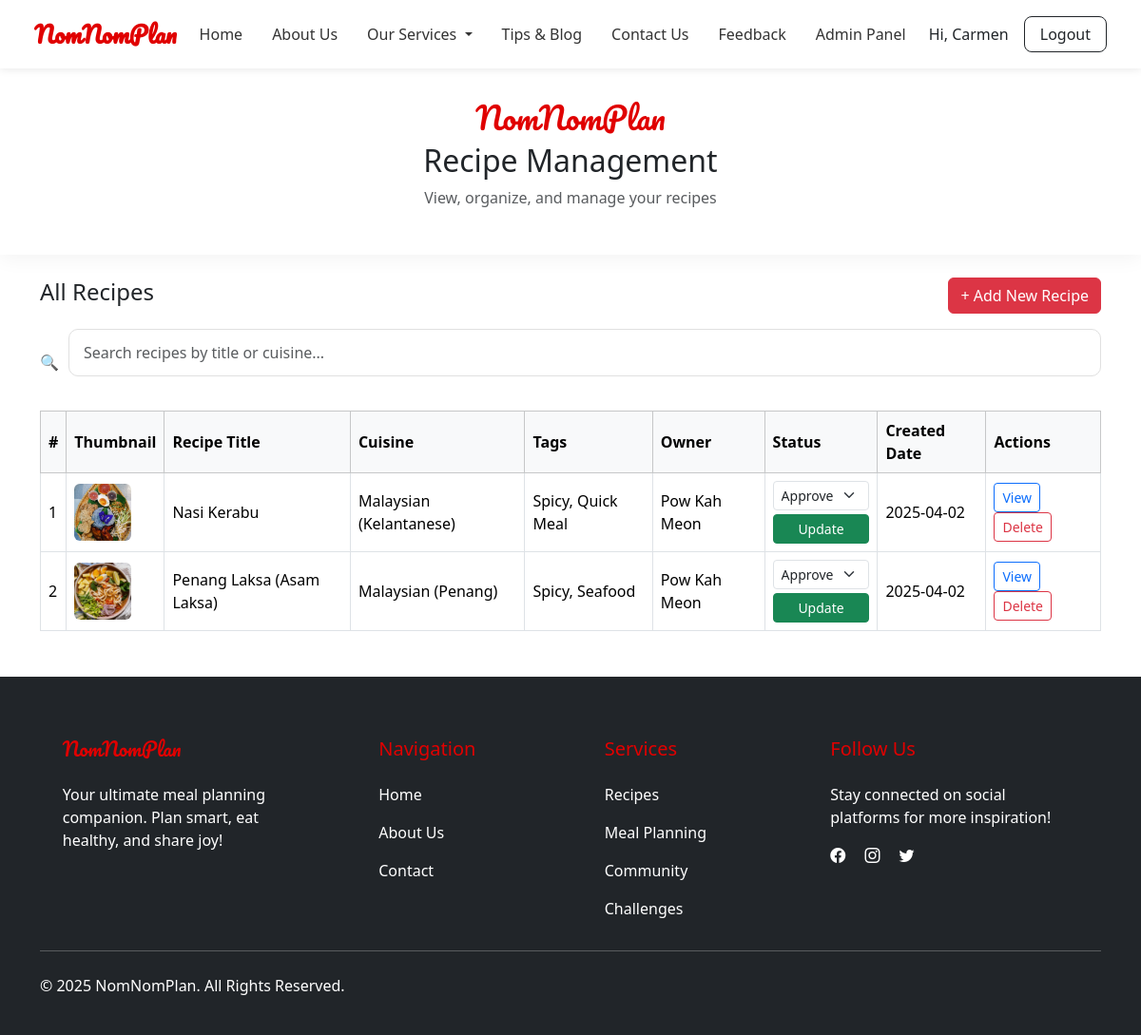
Before: /recipe-modules/recipe-management.php (signed in) with the older database file.
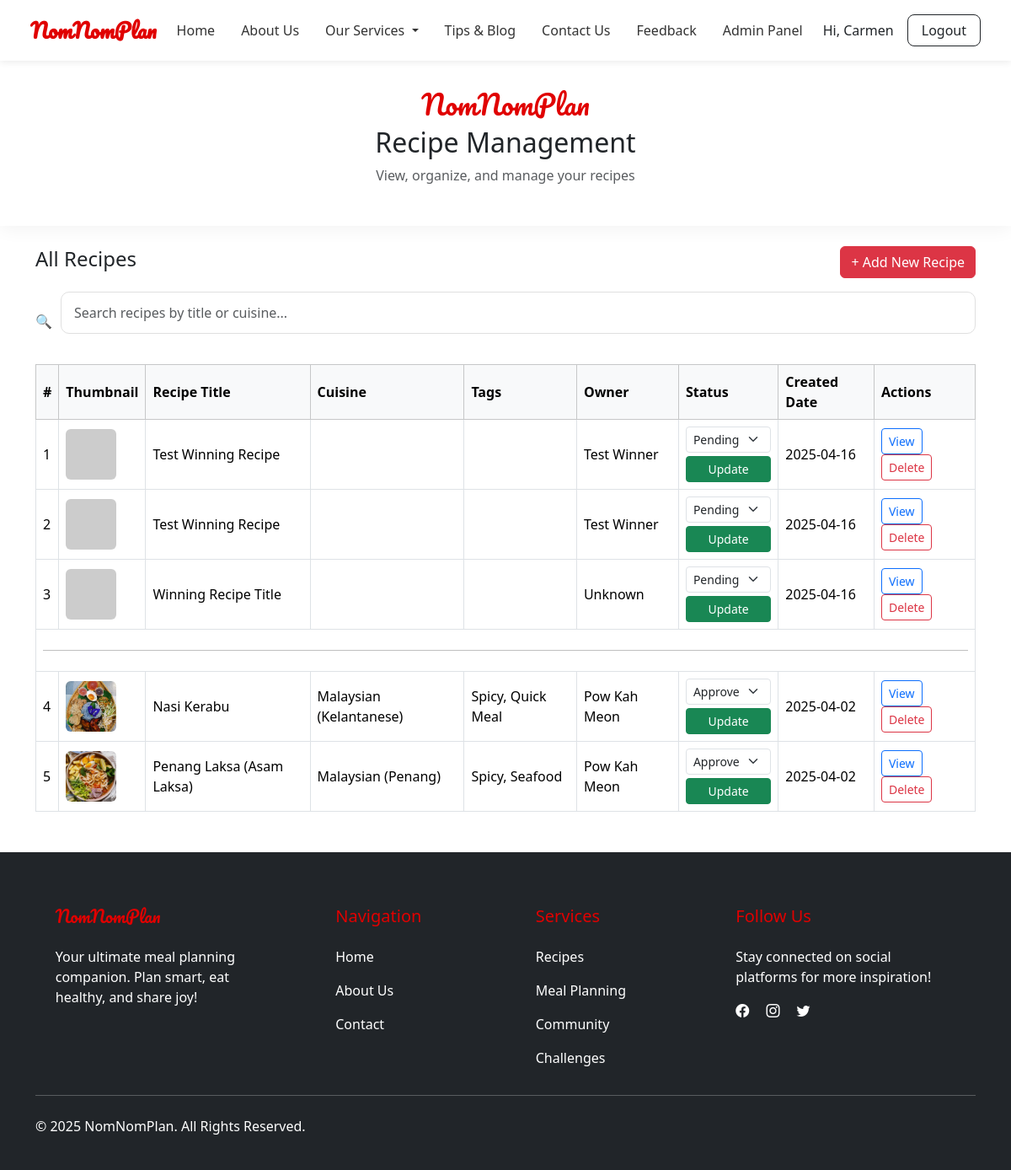
After: the same page with the newer database file.
### tables this page shows
CREATE TABLE `recipes` (
  `id` int(11) NOT NULL,
  `title` varchar(255) NOT NULL,
  `description` text DEFAULT NULL,
  `ingredients` longtext DEFAULT NULL,
  `steps` longtext DEFAULT NULL,
  `cuisine` varchar(100) DEFAULT NULL,
  `prep_time` int(11) DEFAULT NULL,
  `cook_time` int(11) DEFAULT NULL,
  `total_time` int(11) DEFAULT NULL,
  `difficulty` enum('easy','medium','hard') DEFAULT NULL,
  `nutrition` longtext DEFAULT NULL,
  `status` enum('draft','pending','approved','rejected') DEFAULT 'pending',
  `is_public` tinyint(1) DEFAULT 1,
  `view_count` int(11) DEFAULT 0,
  `created_by` int(11) DEFAULT NULL,
  `created_at` timestamp NOT NULL DEFAULT current_timestamp(),
  `updated_at` timestamp NOT NULL DEFAULT current_timestamp() ON UPDATE current_timestamp(),
  `admin_note` text DEFAULT NULL,
  `image_url` varchar(255) DEFAULT NULL,
  `instructions` text DEFAULT NULL
);

CREATE TABLE `recipe_images` (
  `id` int(11) NOT NULL,
  `recipe_id` int(11) DEFAULT NULL,
  `image_url` text DEFAULT NULL
);

### recipe-modules/recipe-management.php (the view, shortened to what this page needs)
<?php
$loggedIn = isset($_SESSION['user_id']);
?>
<!DOCTYPE html>
<html lang="en">
<head>
  <link href="https://cdn.jsdelivr.net/npm/bootstrap@5.3.2/dist/css/bootstrap.min.css" rel="stylesheet">
</head>
<body>
<?php include '../navbar.php'; ?>
<div class="page-header mb-4">
  <h1 class="logo">NomNomPlan</h1>
  <h2 class="mt-2">Recipe Management</h2>
  <p class="text-muted">View, organize, and manage your recipes</p>
</div>
<?php if (!$loggedIn): ?>
  <script>
    alert("⚠️ You must log in to access the recipe management page.");
    window.location.href = "../login.php";
  </script>
<?php else: ?>
<?php
require_once '../includes/db.php';
$user_id = $_SESSION['user_id'];
$role = $_SESSION['user_role'] ?? 'user';
if ($role === 'admin') {
    $query = $conn->prepare("SELECT recipes.*, IFNULL(users.name, 'Unknown') AS username FROM recipes LEFT JOIN users ON recipes.created_by = users.id");
} else {
    $query = $conn->prepare("SELECT recipes.*, users.name AS username FROM recipes LEFT JOIN users ON recipes.created_by = users.id WHERE created_by = ?");
    $query->bind_param("i", $user_id);
}
$query->execute();
$result = $query->get_result();
$pendingRejectedRecipes = [];
$approvedRecipes = [];
while ($row = $result->fetch_assoc()) {
    if (in_array($row['status'], ['pending', 'rejected'])) {
        $pendingRejectedRecipes[] = $row;
    } else {
        $approvedRecipes[] = $row;
    }
}
?>
<div class="container mb-5">
  <div class="d-flex justify-content-between align-items-center mb-3">
    <h4><?= ($role === 'admin') ? 'All Recipes' : 'Your Recipes' ?></h4>
    <a href="add-recipe.php" class="btn btn-danger">+ Add New Recipe</a>
  </div>
  <div class="search-wrapper">
    <span>🔍</span>
    <input type="text" id="searchInput" class="form-control" placeholder="Search recipes by title or cuisine...">
  </div>
  <table class="table table-bordered bg-white" id="recipeTable">
    <thead class="table-light">
      <tr>
        <th>#</th>
        <th>Thumbnail</th>
        <th>Recipe Title</th>
        <th>Cuisine</th>
        <th>Tags</th>
        <?php if ($role === 'admin'): ?><th>Owner</th><?php endif; ?>
        <th>Status</th>
        <th>Created Date</th>
        <th>Actions</th>
      </tr>
    </thead>
    <tbody>
      <?php
      $i = 1;
      function renderRecipeRow($row, $i, $conn, $role) {
          $tagQuery = $conn->prepare("SELECT tags.name FROM tags JOIN recipe_tags ON tags.id = recipe_tags.tag_id WHERE recipe_tags.recipe_id = ?");
          $tagQuery->bind_param("i", $row['id']);
          $tagQuery->execute();
          $tagResult = $tagQuery->get_result();
          $tags = [];
          while ($tagRow = $tagResult->fetch_assoc()) {
              $tags[] = $tagRow['name'];
          }
          $tagList = implode(', ', $tags);
          $thumbQuery = $conn->prepare("SELECT image_url FROM recipe_images WHERE recipe_id = ? LIMIT 1");
          $thumbQuery->bind_param("i", $row['id']);
          $thumbQuery->execute();
          $thumbResult = $thumbQuery->get_result();
          $thumb = ($thumbResult->num_rows > 0) ? $thumbResult->fetch_assoc()['image_url'] : 'https://via.placeholder.com/60';
      ?>
      <tr>
        <td><?= $i ?></td>
        <td><img src="<?= $thumb ?>" alt="Thumb" class="thumbnail-img"></td>
        <td><?= htmlspecialchars($row['title']) ?></td>
        <td><?= htmlspecialchars($row['cuisine']) ?></td>
        <td><?= htmlspecialchars($tagList) ?></td>
        <?php if ($role === 'admin'): ?>
        <td><?= htmlspecialchars($row['username']) ?></td>
        <td>
          <form method="POST" action="update-status.php" class="d-flex flex-column align-items-start">
            <select name="status" class="form-select form-select-sm mb-1" onchange="toggleNoteField(this, <?= $row['id'] ?>)">
              <?php foreach (["draft", "pending", "approved", "rejected"] as $statusOption): ?>
                <option value="<?= $statusOption ?>" <?= ($row['status'] === $statusOption) ? 'selected' : '' ?>>
                  <?= ucfirst($statusOption) ?>
                </option>
              <?php endforeach; ?>
            </select>
            <button type="submit" class="btn btn-sm btn-success w-100">Update</button>
          </form>
        </td>
        <?php endif; ?>
        <td><?= date('Y-m-d', strtotime($row['created_at'])) ?></td>
        <td>
          <a href="view-recipe.php?id=<?= $row['id'] ?>" class="btn btn-sm btn-outline-primary">View</a>
          <a href="delete-recipe.php?id=<?= $row['id'] ?>" class="btn btn-sm btn-outline-danger" onclick="return confirm('Delete this recipe?')">Delete</a>
        </td>
      </tr>
      <?php
          return ob_get_clean();
      }
      foreach ($pendingRejectedRecipes as $row) {
          echo renderRecipeRow($row, $i++, $conn, $role);
      }
      if (!empty($pendingRejectedRecipes) && !empty($approvedRecipes)) {
          echo '<tr><td colspan="' . (($role === 'admin') ? 9 : 8) . '"><hr></td></tr>';
      }
      foreach ($approvedRecipes as $row) {
          echo renderRecipeRow($row, $i++, $conn, $role);
      }
      ?>
    </tbody>
  </table>
</div>
<?php endif; ?>
<?php include '../includes/footer.php'; ?>
</body>
</html>

### navbar.php (shortened to what this page needs)
<?php
$basePath = '/meal-planner-app/';
?>
<!DOCTYPE html>
<html lang="en">
<head>
  <link href="https://cdn.jsdelivr.net/npm/bootstrap@5.3.2/dist/css/bootstrap.min.css" rel="stylesheet">
</head>
<body>
<nav class="navbar navbar-expand-lg navbar-light">
  <div class="container-fluid">
    <a class="navbar-brand" href="<?= $basePath ?>home.php">NomNomPlan</a>
    <div class="collapse navbar-collapse" id="navbarContent">
      <ul class="navbar-nav me-auto mb-2 mb-lg-0">
        <li class="nav-item"><a class="nav-link" href="<?= $basePath ?>home.php">Home</a></li>
        <li class="nav-item"><a class="nav-link" href="#">About Us</a></li>
        <li class="nav-item dropdown">
          <a class="nav-link dropdown-toggle" href="#" id="servicesDropdown" role="button" data-bs-toggle="dropdown" aria-expanded="false">
            Our Services
          </a>
        </li>
        <li class="nav-item"><a class="nav-link" href="#">Tips & Blog</a></li>
        <li class="nav-item"><a class="nav-link" href="<?= $basePath ?>contactus.php">Contact Us</a></li>
        <li class="nav-item"><a class="nav-link" href="<?= $basePath ?>feedback.php">Feedback</a></li>
        <?php if (isset($_SESSION['user_role']) && $_SESSION['user_role'] === 'admin'): ?>
          <li class="nav-item"><a class="nav-link" href="<?= $basePath ?>competition-module/dashboard.php">Admin Panel</a></li>
        <?php endif; ?>
      </ul>
      <div class="d-flex align-items-center">
        <?php if (isset($_SESSION['user_id'])): ?>
          <span class="me-3">Hi, <?= htmlspecialchars($_SESSION['user_name']); ?></span>
          <a href="<?= $basePath ?>logout.php" class="btn btn-outline-dark">Logout</a>
        <?php else: ?>
          <button class="btn btn-outline-dark me-2" data-bs-toggle="modal" data-bs-target="#loginModal">Login</button>
          <button class="btn btn-signup" data-bs-toggle="modal" data-bs-target="#signupModal">Sign Up</button>
        <?php endif; ?>
      </div>
    </div>
  </div>
</nav>
</body>
</html>

### includes/footer.php (shortened to what this page needs)
<footer class="bg-dark text-white pt-5 pb-4">
  <div class="container text-md-left">
    <div class="row text-md-left">
      <div class="col-md-3 col-lg-3 col-xl-3 mx-auto mt-3">
        <h5 class="footer-title mb-4 font-weight-bold" style="color: #e00000; font-family: 'Pacifico', cursive;">NomNomPlan</h5>
        <p class="text-white">Your ultimate meal planning companion. Plan smart, eat healthy, and share joy!</p>
      </div>
      <div class="col-md-2 col-lg-2 col-xl-2 mx-auto mt-3">
        <h5 class="footer-title mb-4 font-weight-bold" style="color: #e00000;">Navigation</h5>
        <p><a href="home.php" class="text-white text-decoration-none">Home</a></p>
        <p><a href="#" class="text-white text-decoration-none">About Us</a></p>
        <p><a href="#" class="text-white text-decoration-none">Contact</a></p>
      </div>
      <div class="col-md-3 col-lg-2 col-xl-2 mx-auto mt-3">
        <h5 class="footer-title mb-4 font-weight-bold" style="color: #e00000;">Services</h5>
        <p><a href="recipe-modules/recipe-management.php" class="text-white text-decoration-none">Recipes</a></p>
        <p><a href="meal-planning-module/meal-plan.php" class="text-white text-decoration-none">Meal Planning</a></p>
        <p><a href="community-module/community.php" class="text-white text-decoration-none">Community</a></p>
        <p><a href="competition-module/competition.php" class="text-white text-decoration-none">Challenges</a></p>
      </div>
      <div class="col-md-4 col-lg-3 col-xl-3 mx-auto mt-3">
        <h5 class="footer-title mb-4 font-weight-bold" style="color: #e00000;">Follow Us</h5>
        <p class="text-white">Stay connected on social platforms for more inspiration!</p>
        <a href="#" class="text-white me-3"><i class="bi bi-facebook"></i></a>
        <a href="#" class="text-white me-3"><i class="bi bi-instagram"></i></a>
        <a href="#" class="text-white me-3"><i class="bi bi-twitter"></i></a>
      </div>
    </div>
    <hr class="mb-4">
    <div class="row align-items-center">
      <div class="col-md-7 col-lg-8">
        <p class="text-white">&copy; 2025 NomNomPlan. All Rights Reserved.</p>
      </div>
    </div>
  </div>
</footer>
<link rel="stylesheet" href="https://cdn.jsdelivr.net/npm/bootstrap-icons@1.10.5/font/bootstrap-icons.css">

### recipe-modules/recipe-management.php (style rules this page uses)
body { background-color: #f8f9fa; }
.logo { font-family: 'Pacifico', cursive; font-size: 2rem; color: #e00000; }
.page-header { background-color: #fff; padding: 2rem 1rem; text-align: center; box-shadow: 0 4px 20px rgba(0, 0, 0, 0.05); }
.table th, .table td { vertical-align: middle; }
.thumbnail-img { width: 60px; height: 60px; object-fit: cover; border-radius: 6px; }
.search-wrapper { display: flex; align-items: center; gap: 10px; margin-bottom: 1rem; }
.search-wrapper input { flex-grow: 1; }

### navbar.php (style rules this page uses)
:root { --primary: #e00000; --secondary: rgb(238, 140, 140); }
.navbar { background-color: #ffffff; box-shadow: 0 2px 8px rgba(0, 0, 0, 0.08); padding: 0.8rem 1.5rem; }
.navbar-brand { font-weight: 700; font-size: 1.5rem; color: #e00000; font-family: 'Pacifico', cursive; }
.nav-link { margin-right: 15px; font-weight: 500; color: #333; }
.btn-outline-dark { border-radius: 8px; padding: 6px 16px; font-weight: 500; }
.form-control { padding: 12px 15px; border-radius: 10px; border: 1px solid #e0e0e0; margin-bottom: 1.2rem; }

Changed rows visible on the page:
added recipes: i "1", title "Test Winning Recipe", username "Test Winner", status "Pending", created_at "2025-04-16", shown under "All Recipes"
added recipes: i "2", title "Test Winning Recipe", username "Test Winner", status "Pending", created_at "2025-04-16", shown under "All Recipes"
added recipes: i "3", title "Winning Recipe Title", username "Unknown", status "Pending", created_at "2025-04-16", shown under "All Recipes"
computed for recipes "Nasi Kerabu": i "1" → "4"
computed for recipes "Penang Laksa (Asam Laksa)": i "2" → "5"
